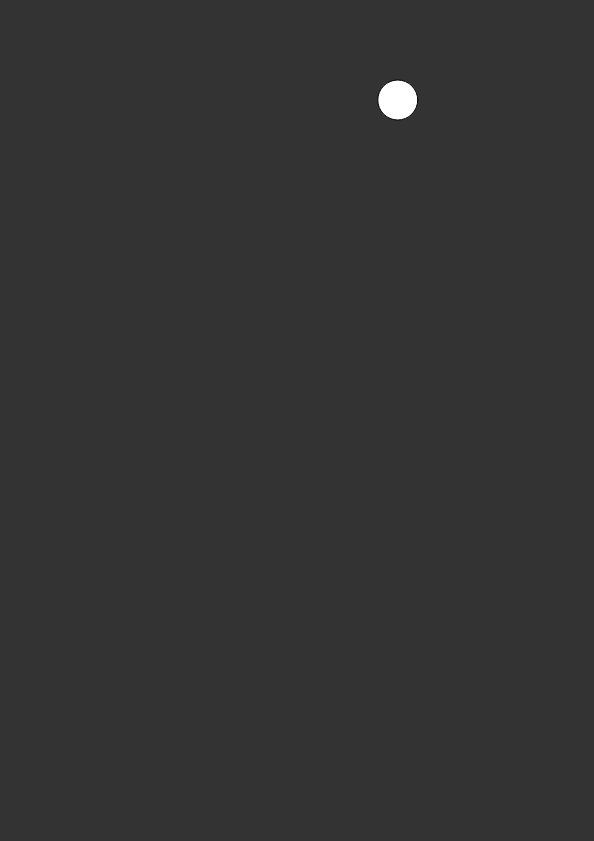
Frame 1 (no input)
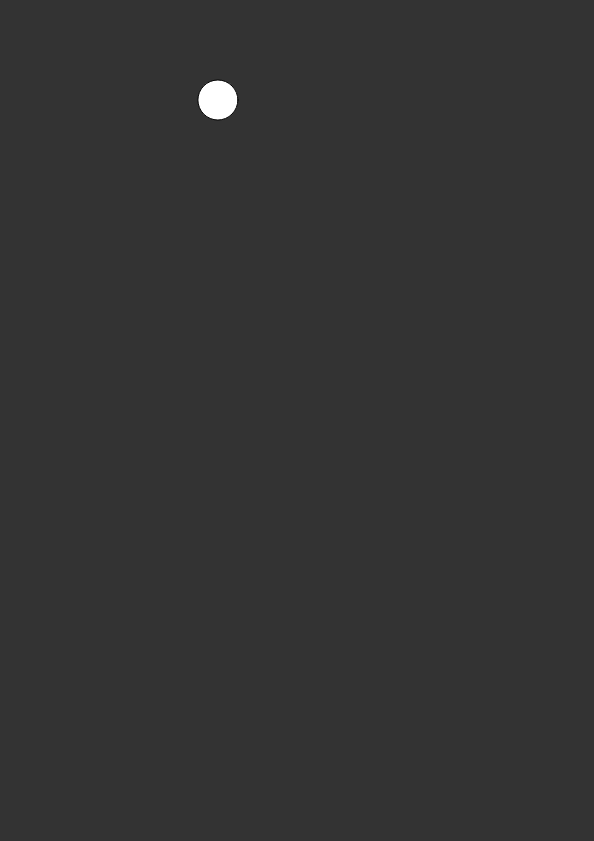
Frame 60 (no input)
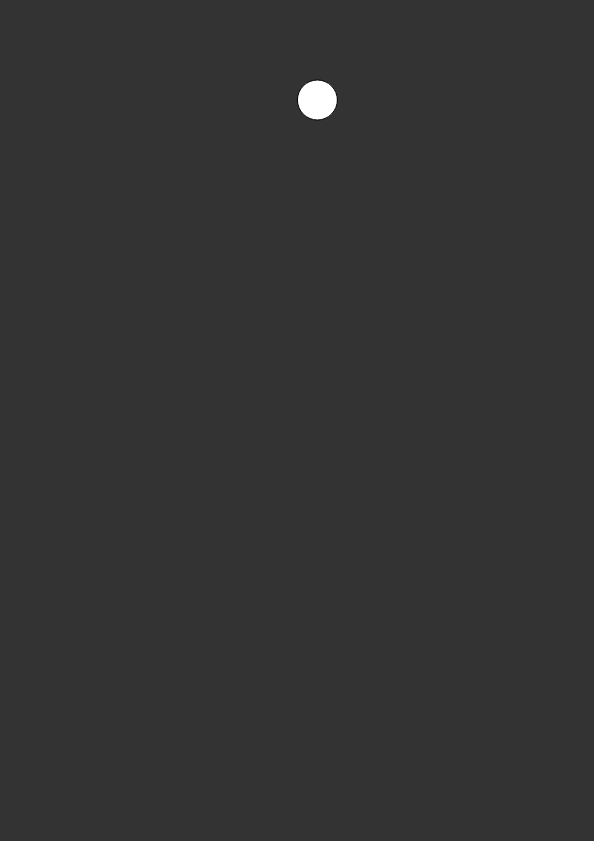
Frame 120 (the mouse pressed at the canvas centre since frame 60)

The p5.js sketch that drew these frames (run headless with seeded random() and noise() and a simulated clock; from frame 60 on, the mouse is pressed at the canvas centre):

// p5.js sketch
// ── sketch.js

var xoff1 = 0;


function setup() {
  createCanvas(594, 841);


}


function draw() {
  background(51);

  var x = map(noise(xoff1), 0, 1, 0, width);


  xoff1 += 0.02;


  ellipse(x, 100, 40, 40);


}
